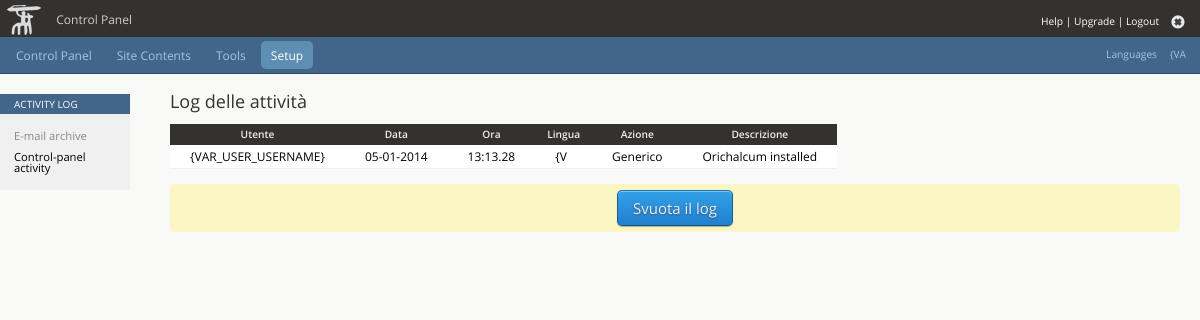
/admin/log/controlpanel.php (signed in), run on the app's committed database.
### tables this page shows
CREATE TABLE IF NOT EXISTS `k_lingue` (
  `idli` int(1) NOT NULL AUTO_INCREMENT,
  `lingua` varchar(15) DEFAULT NULL,
  `ll` char(3) NOT NULL DEFAULT '',
  `code` varchar(5) NOT NULL,
  `rtl` enum('s','n') NOT NULL DEFAULT 'n',
  `online` enum('s','n') NOT NULL,
  `ordine` int(3) NOT NULL,
  PRIMARY KEY (`idli`)
);

CREATE TABLE IF NOT EXISTS `k_log` (
  `idlog` int(16) NOT NULL AUTO_INCREMENT,
  `iduser` int(4) NOT NULL,
  `username` varchar(64) DEFAULT NULL,
  `data` datetime NOT NULL,
  `ll` varchar(2) DEFAULT NULL,
  `type` varchar(3) DEFAULT NULL,
  `descr` text,
  PRIMARY KEY (`idlog`)
);

### admin/inc/log.lib.php (called while the page is built, shortened)
<?
class kaLog {
	private $kaImpostazioni,$expiration,$azioni;
	function kaLog() {
		$this->azioni=array("INS"=>"Nuovo Inserimento","UPD"=>"Aggiornamento","DEL"=>"Eliminazione","CFG"=>"Configurazione","ERR"=>"Errore","GEN"=>"Generico");
		}
	function get($from=0,$to=50,$conditions="") {
		$output=array();
		$query="SELECT * FROM ".TABLE_LOG." WHERE data<NOW() ";
		$query.="ORDER BY data DESC LIMIT ".$from.",".$to;
		$results=mysql_query($query);
		for($i=0;$row=mysql_fetch_array($results);$i++) {
			$output[$i]=$row;
			$output[$i]['dataleggibile']=preg_replace('/(\d{4})-(\d{2})-(\d{2}) (\d{2}:\d{2}):(\d{2})/','$3-$2-$1',$row['data']);
			$output[$i]['oraleggibile']=preg_replace('/(\d{4})-(\d{2})-(\d{2}) (\d{2}:\d{2}):(\d{2})/','$4.$5',$row['data']);
			$output[$i]['azione']=$this->azioni[$row['type']];
			}
		return $output;
		}
	}
?>

### admin/log/controlpanel.php (the view, shortened to what this page needs)
<?
include_once("../inc/head.inc.php");
if(isset($_GET['clear'])) {
	?>
	<h1><? echo PAGE_NAME; ?></h1>
	<br />
	<p>
	Sei proprio sicuro di voler cancellare tutti i dati presenti nel registro delle attivit&agrave; del pannello di controllo?
	</p>
	<form action="?" method="post">
	<div class="submit"><input name="clear" type="submit" class="button" value="S&igrave; svuota tutto" /> <input type="submit" value="Annulla" class="button" /></div>
	</form>
	<br /><br />
	<?
	}
else {
	?>
	<h1><? echo PAGE_NAME; ?></h1>
	<br />
	<table border="0" cellpadding="2" cellspacing="1" class="tabella">
	<tr>
		<th>Utente</th>
		<th>Data</th>
		<th>Ora</th>
		<th>Lingua</th>
		<th>Azione</th>
		<th>Descrizione</th>
		</tr>
	<?
	$log=$kaLog->get();
	foreach($log as $ka=>$v) {
		echo '<tr>';
		echo '<td>'.$v['username'].'</td>';
		echo '<td>'.$v['dataleggibile'].'</td>';
		echo '<td>'.$v['oraleggibile'].'</td>';
		echo '<td>'.$v['ll'].'</td>';
		echo '<td>'.$v['azione'].'</td>';
		echo '<td>'.$v['descr'].'</td>';
		echo '</tr>';
		}
	?>
	</table><br />
	<form action="?clear" method="post">
	<div class="submit"><input type="submit" class="button" value="Svuota il log" /></div>
	</form>
	<br /><br />
	<?
	}
include_once("../inc/foot.inc.php");
?>

### admin/inc/head.inc.php (shortened to what this page needs)
<!DOCTYPE html>
<html xmlns="http://www.w3.org/1999/xhtml" xml:lang="<?= $_SESSION['ll']; ?>" lang="<?= $_SESSION['ll']; ?>">
<head>
<link rel="stylesheet" href="<?= ADMINDIR; ?>css/init.css?<?= SW_VERSION; ?>" type="text/css" />
<link rel="stylesheet" href="<?= ADMINDIR; ?>css/screen.css?<?= SW_VERSION; ?>" type="text/css" />
<link rel="stylesheet" href="<?= ADMINDIR; ?>css/main.lib.css?<?= SW_VERSION; ?>" type="text/css" />
<link rel="stylesheet" href="<?= ADMINDIR; ?>css/kzeneditor.css?<?= SW_VERSION; ?>" type="text/css" />
<?
$filename='css/substyle.css';
if(file_exists($filename)) echo '<link rel="stylesheet" href="'.ADMINDIR.PAGE_ID.'/'.$filename.'?'.SW_VERSION.'" type="text/css" />';
?>
</head>
<body>
<div id="header">
	<h1><?= $kaImpostazioni->getVar("sitename",1); ?></h1>&nbsp;&nbsp;<?= $kaTranslate->translate('Menu:Control Panel'); ?>
	<div class="logout">
		<a href="javascript:k_openIframeWindow('http://help.bettino.it/<?= $_SESSION['ll']; ?>/<?= trim(PAGE_ID.'/'.basename($_SERVER['PHP_SELF']),"./"); ?>',Math.round(kWindow.clientWidth()*.9)+'px',Math.round(kWindow.clientHeight()*.9)+'px',true);"><?= $kaTranslate->translate('Menu:Help'); ?></a> |
		<? if(strpos($_SESSION['permissions'],',upgrade,')!==false) { ?><a href="<?= ADMINDIR; ?>upgrade/" title="Aggiorna Bettino"><?= $kaTranslate->translate('Menu:Upgrade'); ?></a> | <? } ?>
		<a href="?logout" title="Esci"><?= $kaTranslate->translate('Menu:Logout'); ?><img src="<?php echo ADMINDIR; ?>img/logout.png" height="24" width="24" alt="X" /></a>
		</div>
	</div>
<?
$kaAdminMenu=new kaAdminMenu();
echo $kaAdminMenu->get();
?>
<div id="container">
<div id="contents">
	<? if($kaAdminMenu->getSelected('id')!="") { ?>
	<div id="submenu">
		<div class="submenu">
		<ul><li>
			<h2><?= $kaAdminMenu->getSelected('title'); ?></h2>
			<?
			$filename='submenu.inc.php';
			if(file_exists($filename)) include($filename);
			?></li>
			</ul>
		</div>
		</div>
	<? } ?>

### admin/inc/kalamun.lib.php (shortened to what this page needs)
		<?
class kaAdminTranslate {
	public function translate($param) {
		$param=trim($param,"{}");
		if(strpos($param,":")!==false) $param=substr($param,strpos($param,":")+1);
		return $param;
		}
	}
class kaAdminMenu {
	protected $menu,$fullmenu,$sel,$kaTranslate;
	function kaAdminMenu() {
		$this->menu=array();
		$this->sel=array();
		global $kaTranslate;
		if(isset($kaTranslate)) $this->kTranslate=$kaTranslate;
		else $this->kTranslate=new kaAdminTranslate();
		$menu=array();
		$fullmenu=array();
		$xml=file_get_contents(ADMINRELDIR."inc/menu.xml");
		$xml=preg_replace('/<?xml[^>]*>/','',$xml);
		$xml=preg_replace('/<[^ ]*>/','',$xml);
		$xml=preg_replace('/<\/[^>]*>/','',$xml);
		$xml=explode('<mainNode',trim($xml));
		for($i=0;isset($xml[$i]);$i++) {
			if($xml[$i]!="") {
				$xml[$i]=explode('<subNode',$xml[$i]);
				for($j=0;isset($xml[$i][$j]);$j++) {
					$tmp=$xml[$i][$j];
					$xml[$i][$j]=array();
					$xml[$i][$j]['title']=preg_match('/.*title="([^"]*)".*/',$tmp)?trim(preg_replace('/.*title="([^"]*)".*/','$1',$tmp)):'';
					$xml[$i][$j]['title']=$this->kTranslate->translate($xml[$i][$j]['title']);
					$xml[$i][$j]['id']=preg_match('/.*id="([^"]*)".*/',$tmp)?trim(preg_replace('/.*id="([^"]*)".*/','$1',$tmp)):'';
					$xml[$i][$j]['url']=preg_match('/.*url="([^"]*)".*/',$tmp)?trim(preg_replace('/.*url="([^"]*)".*/','$1',$tmp)):'';
					if($j==0) $menu[count($menu)]=array("title"=>$xml[$i][$j]['title'],"id"=>$xml[$i][$j]['id'],"url"=>$xml[$i][$j]['url'],"submenu"=>array());
					elseif(strpos($_SESSION['permissions'],",".$xml[$i][$j]['id'].",")!==false) $menu[(count($menu)-1)]['submenu'][]=array("title"=>$xml[$i][$j]['title'],"id"=>$xml[$i][$j]['id'],"url"=>$xml[$i][$j]['url']);
					if($j==0) $fullmenu[count($fullmenu)]=array("title"=>$xml[$i][$j]['title'],"id"=>$xml[$i][$j]['id'],"url"=>$xml[$i][$j]['url'],"submenu"=>array());
					else $fullmenu[(count($fullmenu)-1)]['submenu'][]=array("title"=>$xml[$i][$j]['title'],"id"=>$xml[$i][$j]['id'],"url"=>$xml[$i][$j]['url']);
					}
				}
			}
		$this->menu=$menu;
		}
	function getLanguages() {
		$output=array();
		$query="SELECT * FROM `".TABLE_LINGUE."` ORDER BY `ordine`";
		$results=mysql_query($query);
		while($row=mysql_fetch_array($results)) {
			$output[]=$row;
			}
		return $output;
		}
	function get() {
		$output="";
		$output.='<div id="menu">';
		$languages=$this->getLanguages();
		$output.='<div class="lingue">';
		$output.=$this->kTranslate->translate('Menu:Languages').' <ul>';
		$append_var=$_SERVER['QUERY_STRING'];
		foreach($languages as $row) {
			$output.='<a href="'.ADMINDIR.PAGE_ID.'/'.basename($_SERVER['PHP_SELF']).'?chg_lang='.$row['ll'].'&'.$append_var.'" class="lingua';
			$output.='">';
			$output.=$row['ll'].'</a>';
			}
		$output.='</ul></div>';
		$this->sel=array('parent'=>'','id'=>'','url'=>'','title'=>'','perm'=>'');
		foreach($this->menu as $ka=>$v) {
			for($i=0;isset($v['submenu'][$i]['id']);$i++) {
				if(PAGE_ID==$v['submenu'][$i]['id']) {
					$this->sel=$v['submenu'][$i];
					$this->sel['parent']=$ka;
					break(2);
					}
				}
			}
		$output.='<ul>';
		foreach($this->menu as $ka=>$v) {
			$output.='<li><a '.($ka==$this->sel['parent']?' class="sel"':'').'>'.$v['title'].'</a>';
			$output.='<ul>';
			for($i=0;isset($v['submenu'][$i]['title']);$i++) {
				$output.='<li><a href="'.ADMINDIR.$v['submenu'][$i]['id'].'/'.$v['submenu'][$i]['url'].'"';
				if(PAGE_ID==$v['submenu'][$i]['id']) $output.=' class="sel"';
				$output.='>'.$v['submenu'][$i]['title'].'</a></li>';
				}
			$output.='</ul>';
			$output.='</li>';
			}
		$output.='</ul>';
		$output.='</div>';
		return $output;
		}
	function getSelected($ref=false) {
		if(!$ref) return $this->sel;
		else return $this->sel[$ref];
		}
	}
?>

### admin/log/submenu.inc.php
<dl>
<?php
$submenu_label=array($kaTranslate->translate('Log:E-mail archive'),$kaTranslate->translate('Log:Control-panel activity'));
$submenu_url=array("email.php","controlpanel.php");
for($i=0;isset($submenu_label[$i]);$i++) {
	echo '<dt>';
	echo '<a href="'.$submenu_url[$i].'"';
	if($submenu_url[$i]==basename($_SERVER['PHP_SELF'])) { echo ' class="sel"'; }
	echo '>'.$submenu_label[$i].'</a>';
	echo '</dt>';
	}
?>
</dl>

### admin/inc/foot.inc.php (shortened to what this page needs)
</div>
</body>
</html>

### admin/css/init.css (style rules this page uses)
html,body,div,span,applet,object,iframe,h1,h2,h3,h4,h5,h6,p,blockquote,pre,a,abbr,acronym,cite,code,em,img,small,strike,strong,sub,sup,center,dl,dt,dd,ol,ul,li,fieldset,form,label,legend,table,caption,tbody,tfoot,thead,tr,th,td { margin:0; padding:0; border:0; outline:0; font-size:100%; vertical-align:baseline; background: transparent; }
html,body { width:100%; height:100%; }
body { line-height:1; font-size:12pt; }
ol,ul { padding-left:20px; }
table { border-style:none; border-collapse:separate; border-spacing:0; border:0; }
table td { padding:2px; vertical-align:top; }
img { vertical-align:middle; border:0; }
h1,h2,h3,h4,h5,h6 { font-weight:bold; margin:20px 0; padding:0; }
h1 { font-size:2em; }
h2 { font-size:1.6em; }

### admin/log/css/substyle.css (style rules this page uses)
table.tabella td { padding:4px 20px; }

### data on the page
k_lingue: ll "{VA"
k_log: username "{VAR_USER_USERNAME}", dataleggibile "05-01-2014", oraleggibile "13:13.28", ll "{V", azione "Generico", descr "Orichalcum installed"

### other printed values
$kaTranslate->translate('Menu:Control Panel') "Control Panel"
$kaTranslate->translate('Menu:Help') "Help"
$kaTranslate->translate('Menu:Upgrade') "Upgrade"
$kaTranslate->translate('Menu:Logout') "Logout"
$this->kTranslate->translate('Menu:Languages') "Languages"
$v['title'] "Control Panel"
$v['title'] "Site Contents"
$v['title'] "Tools"
$v['title'] "Setup"
$kaAdminMenu->getSelected('title') "ACTIVITY LOG"
$submenu_label[$i] "E-mail archive"
$submenu_label[$i] "Control-panel activity"
PAGE_NAME "Log delle attività"
